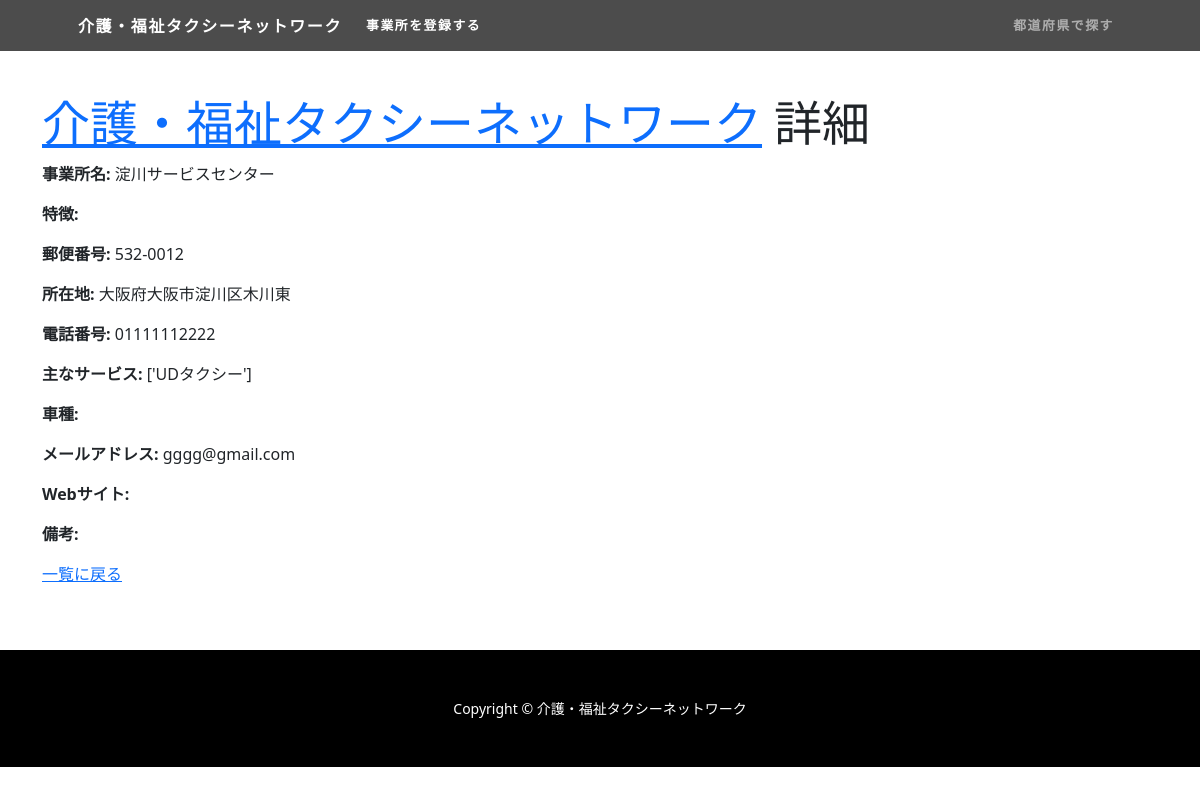
The app's page /detail_registration/9/ with its own data.
### caretaxi/models.py (models this page shows, shortened)
class Registration(models.Model):
    REUSE_CHOICES = [
        ('未', '未'),
        ('済', '済'),
    ]
    business_name = models.CharField(max_length=999)
    features = models.CharField(max_length=999)
    postal_code = models.CharField('郵便番号', max_length=8)
    location = models.CharField(max_length=999)
    tel = models.CharField(max_length=16)
    carmodel = models.CharField(max_length=999)
    email = models.EmailField()
    siteurl = models.CharField(max_length=999)
    message = models.TextField()
    main_image = models.ImageField(upload_to='registration_images/', null=True, blank=True)
    created_at = models.DateTimeField(auto_now_add=True)
    genres = models.CharField(max_length=999, blank=True, null=True)

### caretaxi/views.py (the view)
# urls.py: path('detail_registration/<int:registration_id>/', DetailRegistrationView.as_view(), name='detail_registration'),
class DetailRegistrationView(View):
    template_name = 'detail_registration.html'
    def get(self, request, registration_id):
        registration = get_object_or_404(Registration, id=registration_id)
        return render(request, self.template_name, {'registration': registration})

### caretaxi/templates/detail_registration.html (shortened to what this page needs)
{% extends 'base1.html' %}
{% block active_registration %}active{% endblock %}
{% block contents %}
<div class="container">
    <div class="my-div-style">
    <h1 class="display-5">
        <a href="{% url 'caretaxi:registration_list' %}">介護・福祉タクシーネットワーク</a> 詳細
    </h1>
    <div>
        <p><strong>事業所名:</strong> {{ registration.business_name }}</p>
        <p><strong>特徴:</strong> {{ registration.features }}</p>
        <p><strong>郵便番号:</strong> {{ registration.postal_code }}</p>
        <p><strong>所在地:</strong> {{ registration.location }}</p>
        <p><strong>電話番号:</strong> {{ registration.tel }}</p>
        <p><strong>主なサービス:</strong> {{ registration.genres }}</p>
        <p><strong>車種:</strong> {{ registration.carmodel }}</p>
        <p><strong>メールアドレス:</strong> {{ registration.email }}</p>
        <p><strong>Webサイト:</strong> {{ registration.siteurl|safe }}</p>
        <p><strong>備考:</strong> {{ registration.message }}</p>
        <p><a href="{% url 'caretaxi:registration_list' %}">一覧に戻る</a></p>
    </div>
    </div>
</div>
{% endblock %}

### static/template_pattern1/css/mystyle.css (style rules this page uses)
body, #wrapper { display: flex; flex-direction: column; min-height: 100vh; }
.my-div-style { margin-top: 6rem; }

### records on screen
Registration: business_name "淀川サービスセンター", postal_code "532-0012", location "大阪府大阪市淀川区木川東", tel "01111112222", genres "['UDタクシー']", email "gggg@gmail.com"
